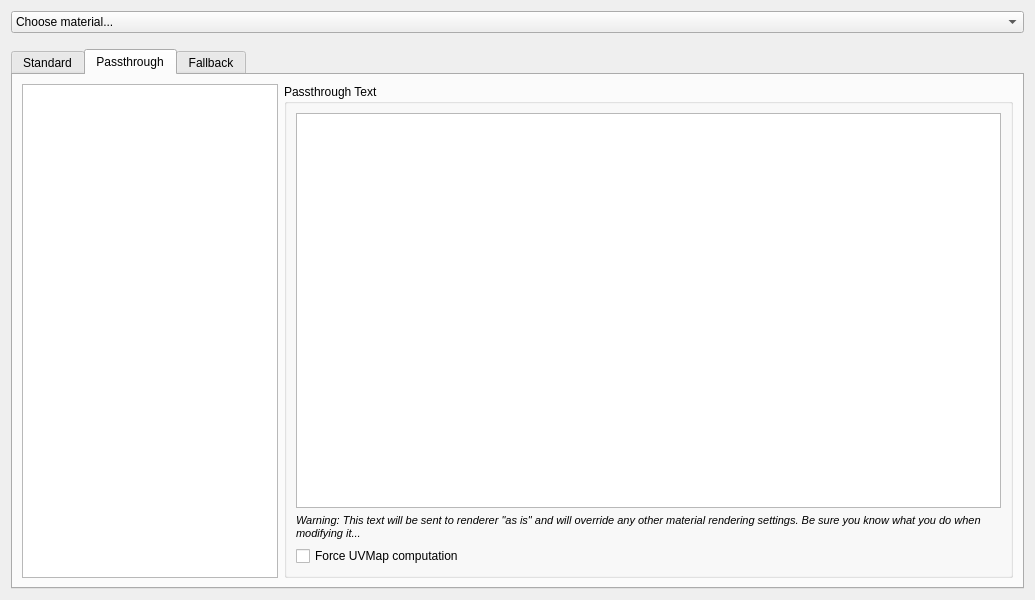
<?xml version="1.0" encoding="UTF-8"?>
<ui version="4.0">
 <class>RenderMaterial</class>
 <widget class="QWidget" name="RenderMaterial">
  <property name="geometry">
   <rect>
    <x>0</x>
    <y>0</y>
    <width>1035</width>
    <height>600</height>
   </rect>
  </property>
  <property name="windowTitle">
   <string>Material Rendering Settings</string>
  </property>
  <property name="locale">
   <locale language="English" country="UnitedStates"/>
  </property>
  <layout class="QVBoxLayout" name="verticalLayout">
   <item>
    <layout class="QVBoxLayout" name="MaterialNameLayout">
     <item>
      <widget class="QComboBox" name="MaterialName">
       <property name="locale">
        <locale language="English" country="UnitedStates"/>
       </property>
       <property name="currentText">
        <string>Choose material...</string>
       </property>
       <item>
        <property name="text">
         <string>Choose material...</string>
        </property>
       </item>
      </widget>
     </item>
    </layout>
   </item>
   <item>
    <spacer name="verticalSpacer_2">
     <property name="orientation">
      <enum>Qt::Vertical</enum>
     </property>
     <property name="sizeType">
      <enum>QSizePolicy::Fixed</enum>
     </property>
     <property name="sizeHint" stdset="0">
      <size>
       <width>20</width>
       <height>10</height>
      </size>
     </property>
    </spacer>
   </item>
   <item>
    <widget class="QTabWidget" name="RenderTabs">
     <property name="sizePolicy">
      <sizepolicy hsizetype="Expanding" vsizetype="Expanding">
       <horstretch>0</horstretch>
       <verstretch>0</verstretch>
      </sizepolicy>
     </property>
     <property name="autoFillBackground">
      <bool>true</bool>
     </property>
     <property name="currentIndex">
      <number>1</number>
     </property>
     <property name="usesScrollButtons">
      <bool>true</bool>
     </property>
     <widget class="QWidget" name="StandardTab">
      <property name="sizePolicy">
       <sizepolicy hsizetype="Preferred" vsizetype="Expanding">
        <horstretch>0</horstretch>
        <verstretch>0</verstretch>
       </sizepolicy>
      </property>
      <property name="minimumSize">
       <size>
        <width>0</width>
        <height>0</height>
       </size>
      </property>
      <property name="autoFillBackground">
       <bool>false</bool>
      </property>
      <attribute name="title">
       <string>Standard</string>
      </attribute>
      <layout class="QFormLayout" name="FieldsLayout">
       <property name="sizeConstraint">
        <enum>QLayout::SetDefaultConstraint</enum>
       </property>
       <property name="formAlignment">
        <set>Qt::AlignLeading|Qt::AlignLeft|Qt::AlignTop</set>
       </property>
       <property name="verticalSpacing">
        <number>6</number>
       </property>
       <item row="0" column="0">
        <widget class="QLabel" name="MaterialTypeLabel">
         <property name="autoFillBackground">
          <bool>false</bool>
         </property>
         <property name="locale">
          <locale language="English" country="UnitedStates"/>
         </property>
         <property name="text">
          <string>Material Type:</string>
         </property>
        </widget>
       </item>
       <item row="0" column="1">
        <widget class="QComboBox" name="MaterialType">
         <property name="locale">
          <locale language="English" country="UnitedStates"/>
         </property>
         <item>
          <property name="text">
           <string>Choose material type...</string>
          </property>
         </item>
        </widget>
       </item>
      </layout>
     </widget>
     <widget class="QWidget" name="PassthroughTab">
      <attribute name="title">
       <string>Passthrough</string>
      </attribute>
      <layout class="QHBoxLayout" name="PassthruLayout">
       <item>
        <widget class="QListWidget" name="Renderers">
         <property name="sizePolicy">
          <sizepolicy hsizetype="Minimum" vsizetype="Expanding">
           <horstretch>0</horstretch>
           <verstretch>0</verstretch>
          </sizepolicy>
         </property>
         <property name="itemAlignment">
          <set>Qt::AlignCenter</set>
         </property>
        </widget>
       </item>
       <item>
        <widget class="QGroupBox" name="groupBox">
         <property name="title">
          <string>Passthrough Text</string>
         </property>
         <property name="flat">
          <bool>false</bool>
         </property>
         <property name="checkable">
          <bool>false</bool>
         </property>
         <layout class="QVBoxLayout" name="verticalLayout_2">
          <item>
           <widget class="QPlainTextEdit" name="PassthroughEdit">
            <property name="font">
             <font>
              <family>Monospace</family>
             </font>
            </property>
            <property name="frameShape">
             <enum>QFrame::StyledPanel</enum>
            </property>
            <property name="plainText">
             <string notr="true"/>
            </property>
            <property name="placeholderText">
             <string notr="true"/>
            </property>
           </widget>
          </item>
          <item>
           <widget class="QLabel" name="PassthruWarning">
            <property name="text">
             <string>&lt;html&gt;&lt;head/&gt;&lt;body&gt;&lt;p&gt;&lt;span style=&quot; font-size:8pt; font-style:italic;&quot;&gt;Warning: This text will be sent to renderer &amp;quot;as is&amp;quot; and will override any other material rendering settings. Be sure you know what you do when modifying it...&lt;/span&gt;&lt;/p&gt;&lt;/body&gt;&lt;/html&gt;</string>
            </property>
            <property name="scaledContents">
             <bool>false</bool>
            </property>
            <property name="wordWrap">
             <bool>true</bool>
            </property>
           </widget>
          </item>
          <item>
           <widget class="QCheckBox" name="ForceUVMapCB">
            <property name="text">
             <string>Force UVMap computation</string>
            </property>
           </widget>
          </item>
         </layout>
        </widget>
       </item>
      </layout>
     </widget>
     <widget class="QWidget" name="FallbackTab">
      <property name="autoFillBackground">
       <bool>false</bool>
      </property>
      <attribute name="title">
       <string>Fallback</string>
      </attribute>
      <layout class="QFormLayout" name="FatherLayout">
       <item row="0" column="0">
        <widget class="QLabel" name="fatherMaterialLabel">
         <property name="locale">
          <locale language="English" country="UnitedStates"/>
         </property>
         <property name="text">
          <string>Father Material:</string>
         </property>
        </widget>
       </item>
       <item row="0" column="1">
        <widget class="QLineEdit" name="fatherMaterialLineEdit">
         <property name="enabled">
          <bool>true</bool>
         </property>
         <property name="locale">
          <locale language="English" country="UnitedStates"/>
         </property>
        </widget>
       </item>
      </layout>
     </widget>
    </widget>
   </item>
  </layout>
 </widget>
 <resources/>
 <connections/>
</ui>
